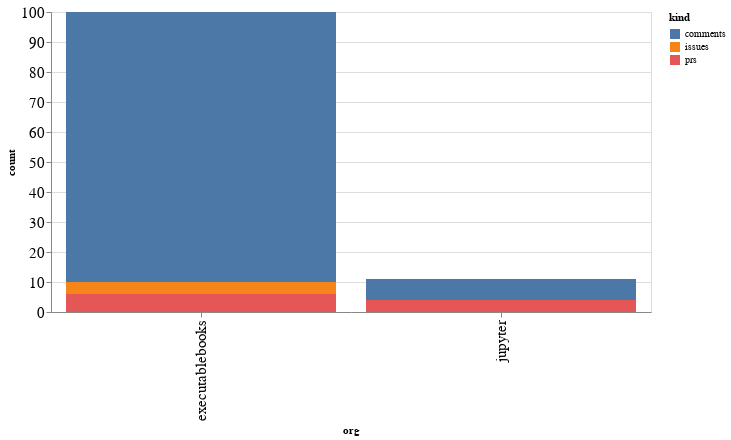

Here is the notebook cell this chart was saved with:
### Code cell
alt.Chart(org_summaries, width=600).mark_bar().encode(
    x='org',
    y='count',
    color='kind',
    tooltip="org"
)

### Figure 1 — Vega-Lite specification as saved in the notebook (floating-point values rounded to 4 significant figures)
{"config": {"axisLeft": {"labelFontSize": 15}, "axisBottom": {"labelFontSize": 15}}, "data": {"name": "data-1e6607a0965d9f748f445a57727c2248"}, "mark": "bar", "encoding": {"color": {"type": "nominal", "field": "kind"}, "tooltip": {"type": "nominal", "field": "org"}, "x": {"type": "nominal", "field": "org"}, "y": {"type": "quantitative", "field": "count"}}, "width": 600, "$schema": "https://vega.github.io/schema/vega-lite/v4.8.1.json", "datasets": {"data-1e6607a0965d9f748f445a57727c2248": [{"org": "executablebooks", "kind": "comments", "count": 90}, {"org": "executablebooks", "kind": "issues", "count": 4}, {"org": "executablebooks", "kind": "prs", "count": 6}, {"org": "jupyter", "kind": "comments", "count": 7}, {"org": "jupyter", "kind": "prs", "count": 4}]}}
